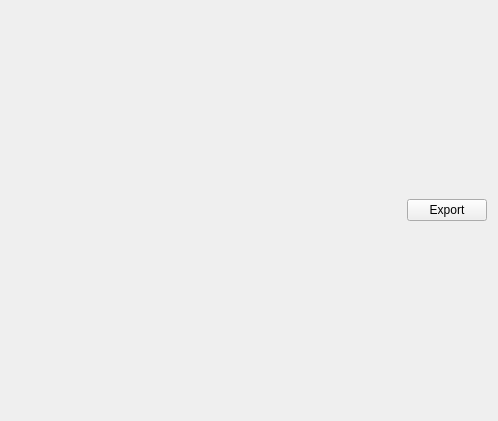
<?xml version="1.0" encoding="UTF-8"?>
<ui version="4.0">
 <class>mainWindow</class>
 <widget class="QWidget" name="mainWindow">
  <property name="geometry">
   <rect>
    <x>0</x>
    <y>0</y>
    <width>498</width>
    <height>421</height>
   </rect>
  </property>
  <property name="sizePolicy">
   <sizepolicy hsizetype="Expanding" vsizetype="Expanding">
    <horstretch>0</horstretch>
    <verstretch>0</verstretch>
   </sizepolicy>
  </property>
  <property name="windowTitle">
   <string>Form</string>
  </property>
  <layout class="QHBoxLayout" name="horizontalLayout">
   <item>
    <layout class="QGridLayout" name="gridLayout_">
     <item row="0" column="0">
      <layout class="QHBoxLayout" name="topLeft"/>
     </item>
     <item row="0" column="1">
      <layout class="QHBoxLayout" name="topRight"/>
     </item>
     <item row="1" column="0">
      <layout class="QVBoxLayout" name="bottomLeft"/>
     </item>
     <item row="1" column="1">
      <layout class="QVBoxLayout" name="bottomRight">
       <item>
        <layout class="QHBoxLayout" name="horizontalLayout_2">
         <item>
          <spacer name="horizontalSpacer">
           <property name="orientation">
            <enum>Qt::Horizontal</enum>
           </property>
           <property name="sizeHint" stdset="0">
            <size>
             <width>40</width>
             <height>20</height>
            </size>
           </property>
          </spacer>
         </item>
         <item>
          <widget class="QPushButton" name="pushButtonCSV">
           <property name="text">
            <string>Export</string>
           </property>
          </widget>
         </item>
        </layout>
       </item>
      </layout>
     </item>
    </layout>
   </item>
  </layout>
 </widget>
 <resources/>
 <connections/>
</ui>
